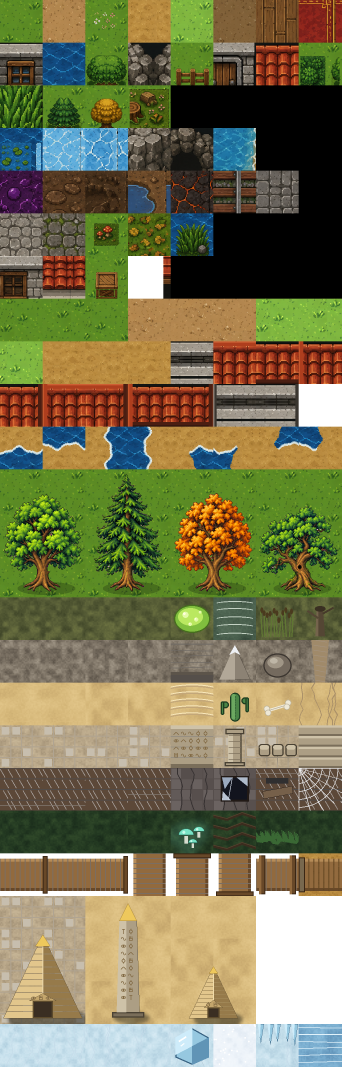
#> input picture assets/tilesets/overworld.png, 1024 x 3200 px (shown at 1/3 size)
$ python expand_tileset_categorias.py
#> lines starting #> are read from the running program, lines starting #| are printed output that depends on the picture
#!/usr/bin/env python3
"""Completa as 4 categorias restantes de docs/tileset-referencia-visual.md
(a 1ª, Terreno base, já foi feita em expand_tileset_terreno.py). Mesma
técnica: desenhado por código, paleta derivada dos tiles existentes.

Adiciona 4 linhas novas ao atlas overworld.png:
  linha 3 — Água/gelo/rocha:      água c/ lírios, gelo, gelo trincado,
                                    parede de rocha, entrada de caverna,
                                    água c/ praia
  linha 4 — Terrenos especiais:    solo envenenado, lama, lama funda,
                                    poça d'água, rocha vulcânica, trilhos,
                                    piso de pedra
  linha 5 — Interior/decoração:    piso de pedra clara, pedra c/ musgo,
                                    cogumelos, folhas caídas, junco
  linha 6 — Estrutura:             janela, canto de casa, caixa
"""
import random
from pathlib import Path

from PIL import Image, ImageDraw

ROOT = Path(__file__).resolve().parents[2]
TILESET = ROOT / "assets" / "tilesets" / "overworld.png"
TILE = 32


def crop(sheet, col, row):
    return sheet.crop((col * TILE, row * TILE, col * TILE + TILE, row * TILE + TILE))


# ── linha 3: Água/gelo/rocha ────────────────────────────────────────────────
def agua_lirios(water_bg):
    im = water_bg.copy()
    d = ImageDraw.Draw(im)
    for x, y in [(8, 10), (20, 8), (14, 20), (24, 22)]:
        d.ellipse([x - 5, y - 3, x + 5, y + 3], fill=(46, 110, 40), outline=(24, 70, 24))
        d.ellipse([x - 1, y - 4, x + 1, y - 2], fill=(230, 240, 250))
    return im


def gelo(bg):
    im = Image.new("RGB", (TILE, TILE), (176, 223, 236))
    d = ImageDraw.Draw(im)
    d.line([(2, 28), (14, 12)], fill=(210, 240, 248), width=1)
    d.line([(18, 30), (28, 6)], fill=(210, 240, 248), width=1)
    d.line([(0, 10), (10, 4)], fill=(140, 195, 214), width=1)
    d.rectangle([0, 0, 31, 31], outline=(140, 195, 214))
    return im


def gelo_trincado(bg):
    im = gelo(bg)
    d = ImageDraw.Draw(im)
    d.line([(4, 4), (16, 16), (12, 28)], fill=(90, 150, 172), width=1)
    d.line([(16, 16), (28, 10)], fill=(90, 150, 172), width=1)
    d.line([(16, 16), (26, 26)], fill=(90, 150, 172), width=1)
    return im


def parede_rocha(bg):
    im = Image.new("RGB", (TILE, TILE), (94, 92, 96))
    d = ImageDraw.Draw(im)
    rng = random.Random(3)
    for _ in range(10):
        x, y = rng.randint(2, 26), rng.randint(2, 26)
        w, h = rng.randint(6, 11), rng.randint(4, 8)
        shade = rng.choice([(74, 72, 76), (112, 110, 114), (60, 58, 62)])
        d.rectangle([x, y, x + w, y + h], fill=shade, outline=(40, 38, 42))
    return im


def entrada_caverna(bg):
    im = bg.copy()
    d = ImageDraw.Draw(im)
    d.rectangle([2, 0, 8, 31], fill=(94, 92, 96), outline=(40, 38, 42))
    d.rectangle([23, 0, 29, 31], fill=(94, 92, 96), outline=(40, 38, 42))
    d.ellipse([2, -14, 29, 14], fill=(94, 92, 96), outline=(40, 38, 42))
    d.ellipse([9, 6, 22, 31], fill=(18, 16, 20))
    return im


def agua_praia(sand_bg, water_swatch):
    im = sand_bg.copy()
    d = ImageDraw.Draw(im)
    d.polygon([(0, 22), (10, 16), (22, 22), (32, 18), (32, 32), (0, 32)],
              fill=(60, 130, 200))
    d.line([(0, 22), (10, 16), (22, 22), (32, 18)], fill=(150, 210, 235), width=1)
    return im


# ── linha 4: Terrenos especiais ────────────────────────────────────────────
def solo_envenenado(bg):
    im = Image.new("RGB", (TILE, TILE), (94, 60, 110))
    d = ImageDraw.Draw(im)
    rng = random.Random(5)
    for _ in range(14):
        x, y = rng.randint(0, 30), rng.randint(0, 30)
        d.point((x, y), fill=(150, 90, 170))
    d.ellipse([12, 12, 20, 20], outline=(180, 120, 200), width=1)
    return im


def lama(bg):
    im = Image.new("RGB", (TILE, TILE), (92, 68, 42))
    d = ImageDraw.Draw(im)
    rng = random.Random(6)
    for _ in range(8):
        x, y = rng.randint(2, 26), rng.randint(2, 26)
        d.ellipse([x, y, x + 5, y + 3], fill=(72, 52, 30))
    return im


def lama_funda(bg):
    im = Image.new("RGB", (TILE, TILE), (58, 42, 26))
    d = ImageDraw.Draw(im)
    d.ellipse([4, 4, 27, 27], fill=(40, 28, 16))
    d.ellipse([9, 20, 15, 24], fill=(70, 52, 32))
    return im


def poca_dagua(bg):
    im = bg.copy()
    d = ImageDraw.Draw(im)
    d.ellipse([6, 10, 25, 24], fill=(72, 140, 205), outline=(40, 90, 150))
    d.ellipse([10, 12, 16, 16], fill=(140, 195, 230))
    return im


def rocha_vulcanica(bg):
    im = Image.new("RGB", (TILE, TILE), (54, 46, 46))
    d = ImageDraw.Draw(im)
    rng = random.Random(9)
    for _ in range(9):
        x, y = rng.randint(2, 26), rng.randint(2, 26)
        w = rng.randint(5, 9)
        d.rectangle([x, y, x + w, y + w], fill=(38, 32, 32), outline=(20, 16, 16))
    d.line([(6, 26), (14, 16), (10, 6)], fill=(214, 92, 32), width=1)
    d.line([(20, 28), (24, 18)], fill=(214, 92, 32), width=1)
    return im


def trilhos(bg):
    im = bg.copy()
    d = ImageDraw.Draw(im)
    d.rectangle([6, 0, 11, 31], fill=(120, 90, 60))
    d.rectangle([21, 0, 26, 31], fill=(120, 90, 60))
    for y in range(2, 31, 6):
        d.rectangle([0, y, 31, y + 2], fill=(80, 60, 40))
    return im


def piso_pedra(bg):
    im = Image.new("RGB", (TILE, TILE), (150, 148, 140))
    d = ImageDraw.Draw(im)
    for x in range(0, TILE, 16):
        for y in range(0, TILE, 8):
            off = 8 if (y // 8) % 2 else 0
            d.rectangle([(x + off) % 32, y, (x + off) % 32 + 14, y + 7],
                        outline=(110, 108, 100))
    return im


# ── linha 5: Interior/decoração ────────────────────────────────────────────
def piso_pedra_clara(bg):
    im = Image.new("RGB", (TILE, TILE), (198, 196, 186))
    d = ImageDraw.Draw(im)
    for x in range(0, TILE, 16):
        for y in range(0, TILE, 8):
            off = 8 if (y // 8) % 2 else 0
            d.rectangle([(x + off) % 32, y, (x + off) % 32 + 14, y + 7],
                        outline=(160, 158, 148))
    return im


def pedra_musgo(bg):
    im = piso_pedra(bg)
    d = ImageDraw.Draw(im)
    rng = random.Random(11)
    for _ in range(10):
        x, y = rng.randint(0, 28), rng.randint(0, 28)
        d.ellipse([x, y, x + 4, y + 3], fill=(70, 120, 50))
    return im


def cogumelos(bg):
    im = bg.copy()
    d = ImageDraw.Draw(im)
    for x, y, col in [(10, 20, (196, 60, 60)), (20, 14, (220, 220, 210))]:
        d.ellipse([x - 3, y + 2, x + 3, y + 7], fill=(230, 220, 200))
        d.ellipse([x - 5, y - 3, x + 5, y + 3], fill=col, outline=(40, 20, 20))
        if col == (196, 60, 60):
            d.point((x - 2, y - 1), fill=(255, 255, 255))
            d.point((x + 2, y), fill=(255, 255, 255))
    return im


def folhas_caidas(bg):
    im = bg.copy()
    d = ImageDraw.Draw(im)
    rng = random.Random(13)
    cores = [(196, 110, 40), (214, 160, 40), (160, 70, 30)]
    for _ in range(9):
        x, y = rng.randint(2, 28), rng.randint(2, 28)
        d.ellipse([x, y, x + 4, y + 3], fill=rng.choice(cores))
    return im


def junco(bg):
    im = bg.copy()
    d = ImageDraw.Draw(im)
    rng = random.Random(15)
    for _ in range(6):
        x = rng.randint(4, 27)
        y0 = rng.randint(18, 26)
        h = rng.randint(8, 14)
        d.line([(x, y0), (x - 1, y0 - h)], fill=(96, 140, 56), width=1)
        d.line([(x, y0), (x + 1, y0 - h + 2)], fill=(70, 110, 40), width=1)
    return im


# ── linha 6: Estrutura ─────────────────────────────────────────────────────
def janela(wall_bg):
    im = wall_bg.copy()
    d = ImageDraw.Draw(im)
    d.rectangle([7, 9, 24, 22], fill=(150, 190, 214), outline=(60, 40, 20), width=2)
    d.line([(15, 9), (15, 22)], fill=(60, 40, 20), width=1)
    d.line([(7, 15), (24, 15)], fill=(60, 40, 20), width=1)
    d.line([(9, 12), (13, 12)], fill=(220, 240, 250), width=1)
    return im


def canto_casa(wall_bg):
    im = wall_bg.copy()
    d = ImageDraw.Draw(im)
    d.rectangle([0, 0, 31, 31], fill=(150, 108, 70))
    d.polygon([(0, 31), (0, 12), (16, 0), (31, 0), (31, 31)], fill=(178, 132, 88))
    d.line([(0, 12), (16, 0)], fill=(90, 60, 30), width=2)
    return im


def caixa(bg):
    im = bg.copy()
    d = ImageDraw.Draw(im)
    d.rectangle([5, 6, 27, 27], fill=(172, 128, 76), outline=(96, 64, 30), width=2)
    d.line([(5, 6), (27, 27)], fill=(96, 64, 30), width=1)
    d.line([(27, 6), (5, 27)], fill=(96, 64, 30), width=1)
    d.rectangle([13, 14, 19, 20], outline=(96, 64, 30))
    return im


def main() -> None:
    sheet = Image.open(TILESET).convert("RGB")
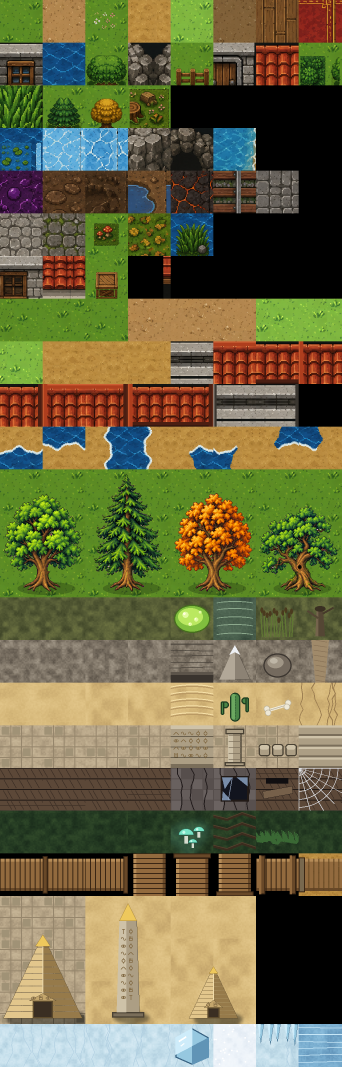
#> sheet: PIL image 1024x3200 RGB (shown at 1/3 size); mean R, G, B 108.5, 105.5, 68.8
    w, h = sheet.size
#> w = 1024; h = 3200
    grass = crop(sheet, 0, 0)
    water = crop(sheet, 1, 1)
    sand = crop(sheet, 3, 0)
    wall = crop(sheet, 0, 1)
#> call 4 of crop, with col = 0, row = 1
#> in crop (call 4), `return sheet.crop((col * TILE, row * TILE, col * TILE + TILE, row * TI..`:
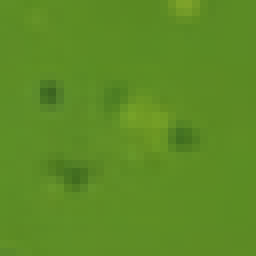
#> returned value: PIL image 32x32 RGB (shown 8 times larger); mean R, G, B 92.9, 139.9, 36.7

    expanded = Image.new("RGB", (w, h + TILE * 4), (0, 0, 0))
#> expanded: PIL image 1024x3328 RGB; every value is 0
    expanded.paste(sheet, (0, 0))
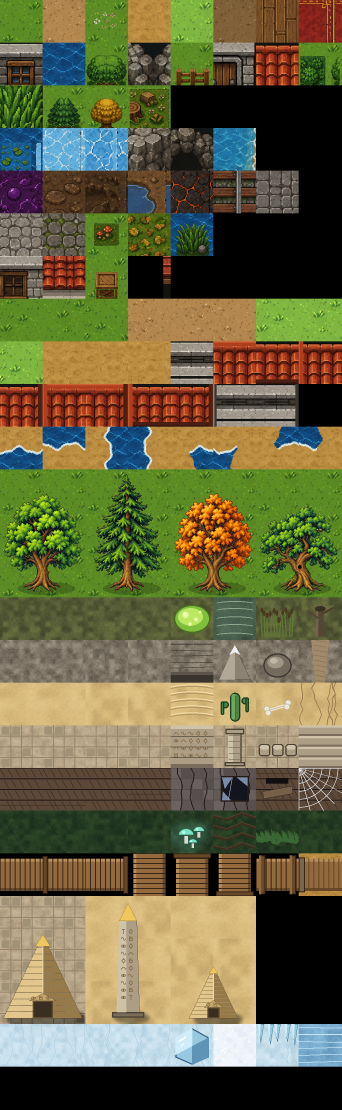
#> expanded: PIL image 1024x3328 RGB (shown at 1/3 size); mean R, G, B 104.3, 101.4, 66.1

    row3 = [agua_lirios(water), gelo(grass), gelo_trincado(grass),
            parede_rocha(grass), entrada_caverna(grass), agua_praia(sand, water)]
    row4 = [solo_envenenado(grass), lama(grass), lama_funda(grass),
            poca_dagua(grass), rocha_vulcanica(grass), trilhos(grass), piso_pedra(grass)]
#> in lama_funda, `im = Image.new("RGB", (TILE, TILE), (58, 42, 26))`:
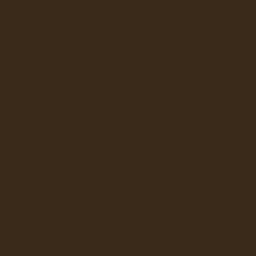
#> im: PIL image 32x32 RGB (shown 8 times larger); mean R, G, B 58, 42, 26
    row5 = [piso_pedra_clara(grass), pedra_musgo(grass), cogumelos(grass),
            folhas_caidas(grass), junco(grass)]
#> in piso_pedra_clara, `im = Image.new("RGB", (TILE, TILE), (198, 196, 186))`:
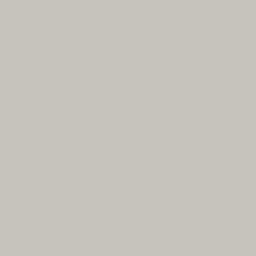
#> im: PIL image 32x32 RGB (shown 8 times larger); mean R, G, B 198, 196, 186
#> in pedra_musgo, `im = piso_pedra(bg)`:
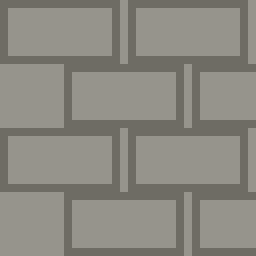
#> im: PIL image 32x32 RGB (shown 8 times larger); mean R, G, B 138.4, 136.4, 128.4
    row6 = [janela(wall), canto_casa(wall), caixa(grass)]

    for row_idx, tiles in zip([3, 4, 5, 6], [row3, row4, row5, row6]):
        y = row_idx * TILE
        for col, tile_im in enumerate(tiles):
            expanded.paste(tile_im, (col * TILE, y))
#> this loop made 4 passes
#> y on passes 1 to 4: 96, 128, 160, 192
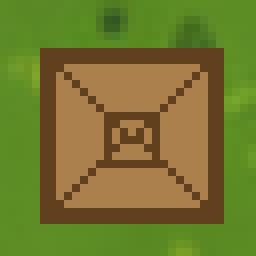
#> tile_im: PIL image 32x32 RGB (shown 8 times larger); mean R, G, B 115, 119.7, 46

    expanded.save(TILESET)
    print(f"Tileset expandido: {w}x{h} -> {expanded.width}x{expanded.height} (linhas 3-6 adicionadas)")
#| Tileset expandido: 1024x3200 -> 1024x3328 (linhas 3-6 adicionadas)
    print(f"Linha 3 ({len(row3)} tiles), Linha 4 ({len(row4)} tiles), "
          f"Linha 5 ({len(row5)} tiles), Linha 6 ({len(row6)} tiles)")
#| Linha 3 (6 tiles), Linha 4 (7 tiles), Linha 5 (5 tiles), Linha 6 (3 tiles)


if __name__ == "__main__":
    main()
